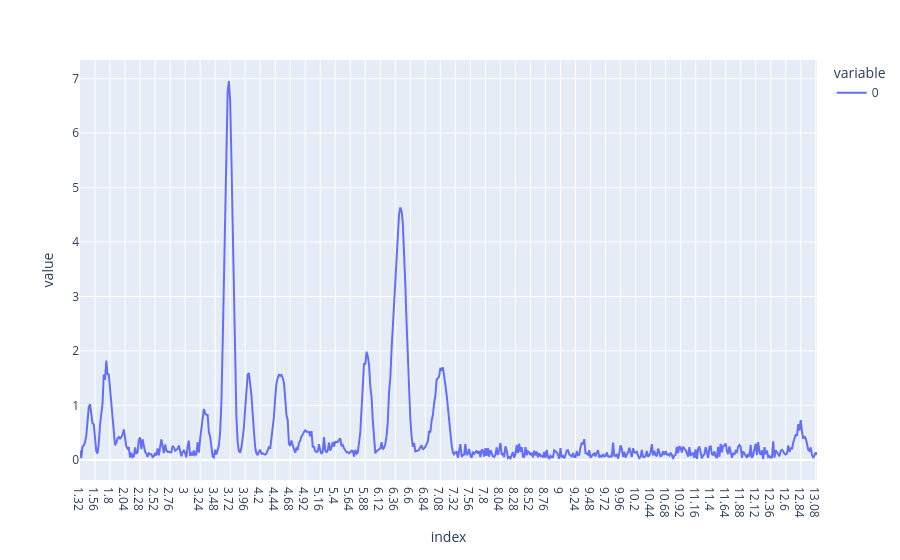

The notebook cell saved with this chart:
### Code cell
# PLS-DA with optimized latent variables
from modeling import pls_optimized

plsda_results = pls_optimized(
    Xcalclass_prep, 
    ycalclass,
    LVmax=4,
    Xpred=Xpredclass_prep,
    ypred=ypredclass,
    aim='classification',
    cv=10
)

# Convenience references used later
pls_model = plsda_results[3]               # fitted PLS model
vip_scores_mat = plsda_results[4]          # VIP scores matrix (features × LV)
y_pred_cont = plsda_results[5].iloc[:, -1] # continuous predictions for Xcalclass (used for MI/Cov)

# plotando o vip scores rapidamente
vip_scores_mat.T.plot()

### Figure 1 — Plotly figure (JSON) as saved in the notebook; plotly's stock layout.template omitted (floating-point values rounded to 4 significant figures; data arrays with more than 128 entries replaced by an {"elided": "..."} marker saying what was removed)
{"data": [{"hovertemplate": "variable=0<br>index=%{x}<br>value=%{y}<extra></extra>", "legendgroup": "0", "line": {"color": "#636efa", "dash": "solid"}, "marker": {"symbol": "circle"}, "mode": "lines", "name": "0", "orientation": "v", "showlegend": true, "type": "scatter", "x": {"elided": "590 str values"}, "xaxis": "x", "y": {"elided": "590 float values"}, "yaxis": "y"}], "layout": {"legend": {"title": {"text": "variable"}, "tracegroupgap": 0}, "margin": {"t": 60}, "xaxis": {"anchor": "y", "domain": [0, 1], "title": {"text": "index"}}, "yaxis": {"anchor": "x", "domain": [0, 1], "title": {"text": "value"}}}}
